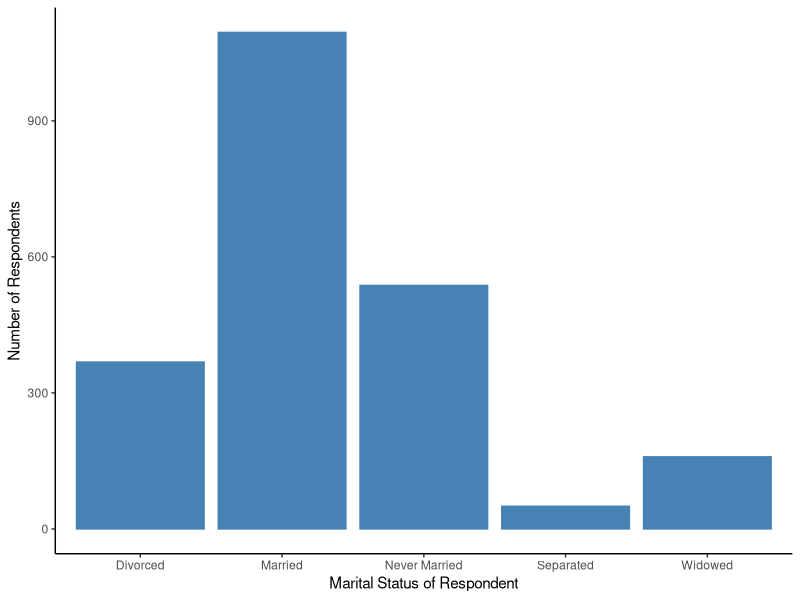
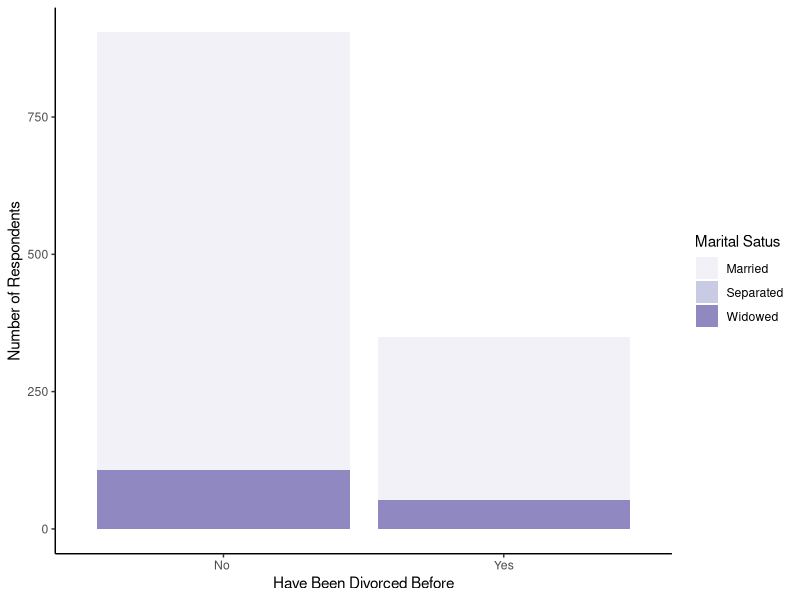
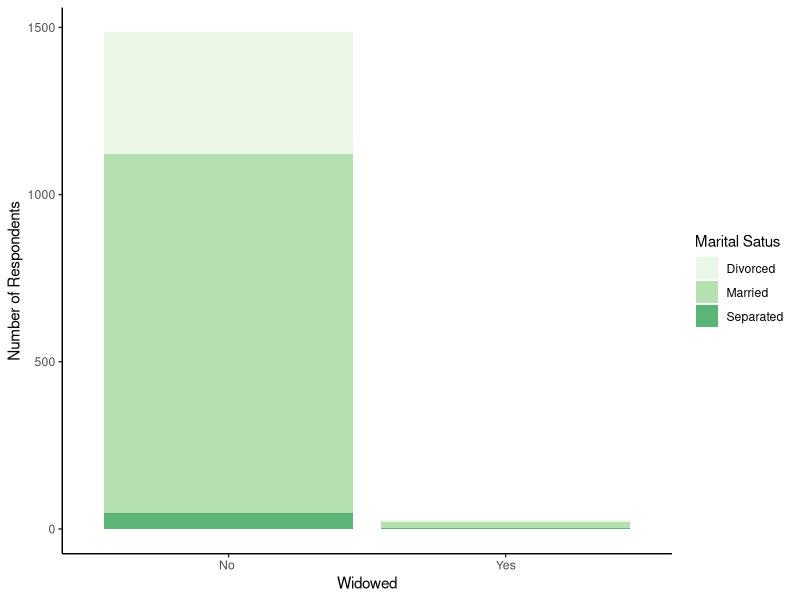
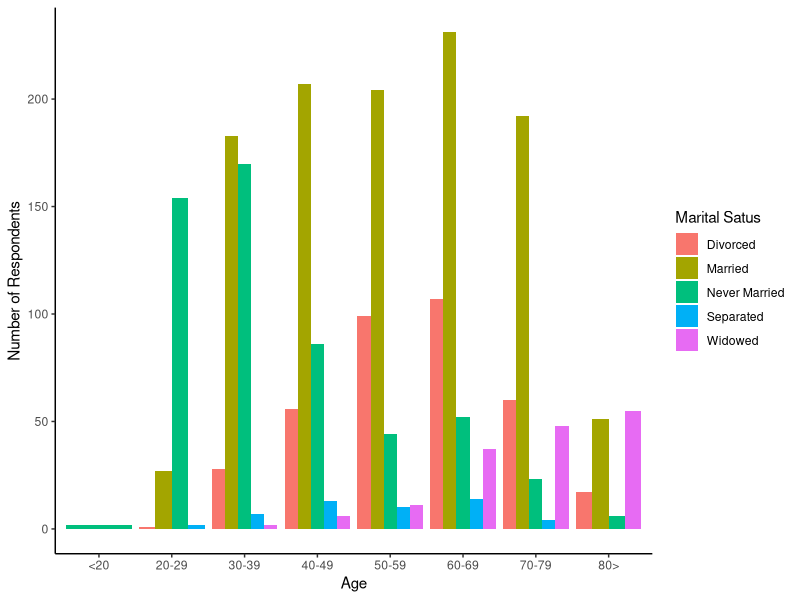
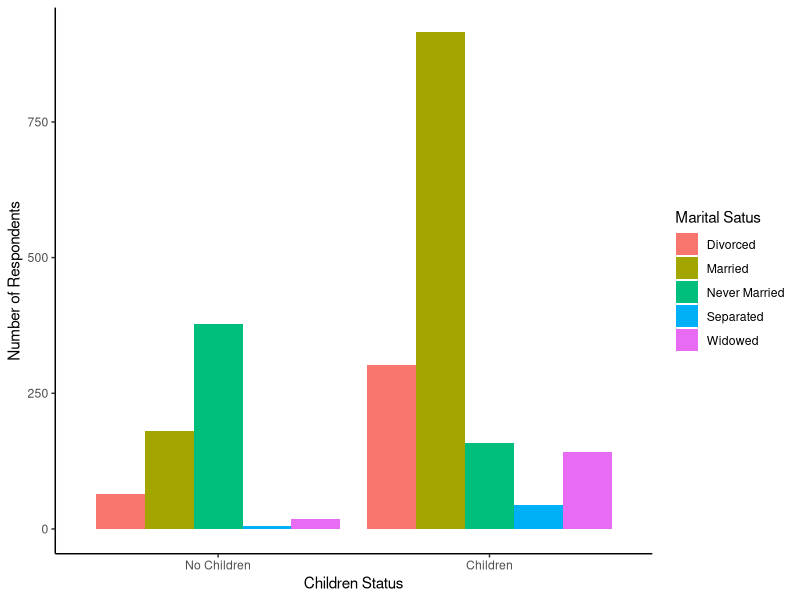
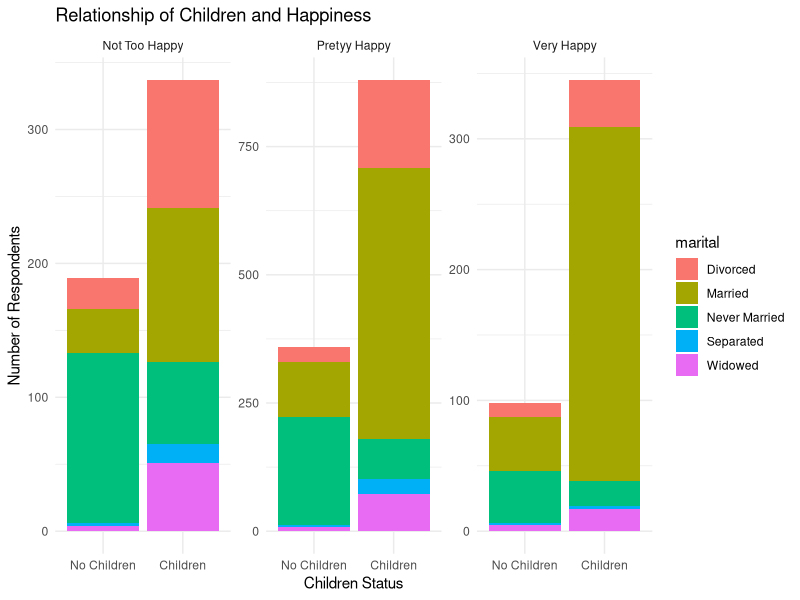
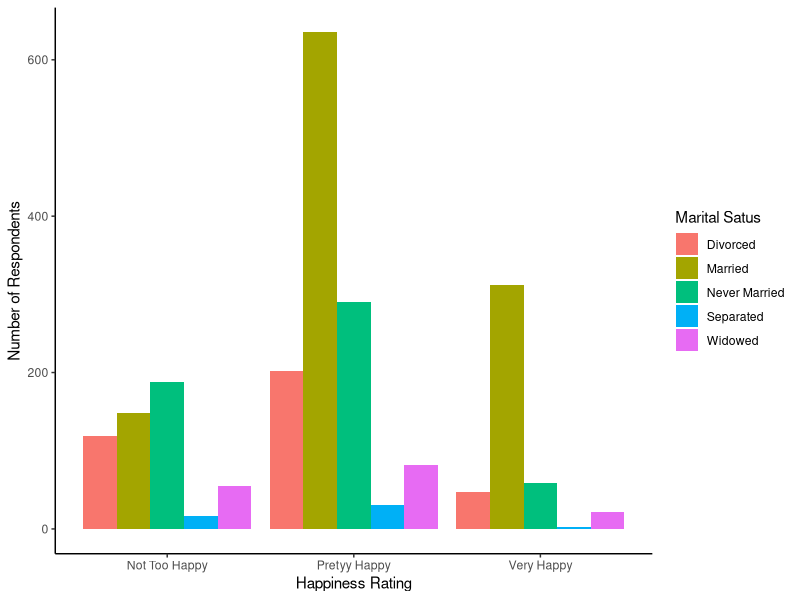
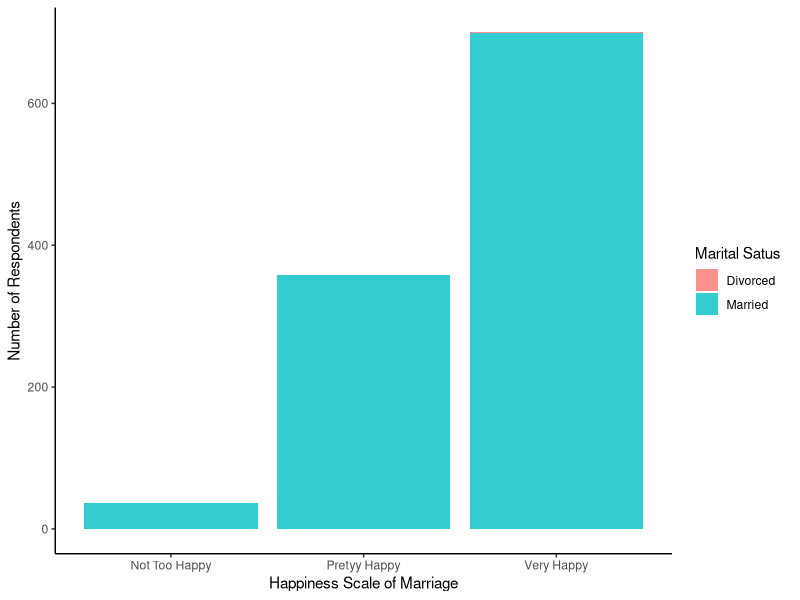

Generate these figures, in order, with R:
## ---- chunk 1
#knitr::opts_chunk$set(echo = TRUE)
library(haven)
library(knitr)
library(tidyverse)
library(tidyr)
library(dplyr)
#library(kableExtra)
## ---- chunk 2
data <-read.csv("prepared_gss.csv", header=T)
## ---- chunk 3
data |> 
  select(marital, happy, age, degree, income, relgion, life) |> 
  slice(1:10) |> 
  kable(
    caption = "First ten rows of a dataset of factors that contribute to commonality of marriage",
    col.names = c("Martial Satus", "Happy", 
                   "Age", "Degree", "Income", "Regligion", "Life"),
    digits = 1,
    booktabs = TRUE, 
    linesep = "")
## ---- chunk 4
# Graph 1: How many people are married
data |> 
  ggplot(aes(x = (marital))) +
  geom_bar(color = "steelblue", fill = "steelblue") +
  labs(x = "Marital Status of Respondent", y = "Number of Respondents") +
  theme_classic()
## ---- chunk 5
#Graph 2: From ucrrently married how many have been divorced or leg sep
divdata <- 
  data %>% 
  drop_na(divorce)

divdata |> 
  ggplot(aes(x = divorce, fill = marital)) +
  geom_bar(alpha = 0.8) +
  labs(x = "Have Been Divorced Before", y = "Number of Respondents" , fill = "Marital Satus ") +
  theme_classic() +
  scale_fill_brewer(palette = "Purples")
## ---- chunk 6
# Graph 3: If currently married, separated, or divorced: have you ever been widowed? 
widdata <- 
  data %>% 
  drop_na(widowed)

widdata |> 
  ggplot(aes(x = widowed, fill = marital)) +
  geom_bar(alpha = 0.8) +
  labs(x = "Widowed", y = "Number of Respondents" , fill = "Marital Satus ") +
  theme_classic() +
  scale_fill_brewer(palette = "Greens")
## ---- chunk 7
# Graph 8 age of peole 

beps <- 
  data |> 
  mutate(age = 
           case_when(age < 19 ~ "<20",
                     age < 29 ~ "20-29",
                     age < 39 ~ "30-39",
                     age < 49 ~ "40-49",
                     age < 59 ~ "50-59",
                     age < 69 ~ "60-69",
                     age < 79 ~ "70-79",
                     age < 90 ~ "80>"
           ),
         age = factor(age,
                            levels = c("<20",
                                       "20-29",
                                       "30-39",
                                       "40-49",
                                       "50-59",
                                       "60-69",
                                       "70-79",
                                       "80>"
                            )
         )
  )


beps |> 
  ggplot(aes(x = age, fill = marital)) +
  geom_bar(position = "dodge") +
  labs(x = "Age", y = "Number of Respondents" , fill = "Marital Satus ") +
  theme_classic()

## ---- chunk 8
# Graph 4 dealing with kids 

kiddata <- 
  data %>%
  mutate(agekdbrn = replace_na(agekdbrn, 0))

kidshave <- 
  kiddata |> 
  mutate(agekdbrn = 
           case_when(agekdbrn < 1 ~ "No Children",
                     agekdbrn < 58 ~ "Children"
           ),
         agekdbrn = factor(agekdbrn,
                            levels = c("No Children",
                                       "Children"

                            )
         )
  )


kidshave |> 
  ggplot(aes(x = agekdbrn, fill = marital)) +
  geom_bar(position = "dodge") +
  #geom_bar(color = "steelblue", fill = "steelblue") +
  labs(x = "Children Status", y = "Number of Respondents", fill = "Marital Satus ") +
  theme_classic()

## ---- chunk 9
#Graph 13 
kidshave  %>%  group_by(agekdbrn) %>% 
  ggplot(aes(x = agekdbrn, fill = marital)) + 
  geom_bar() +
  facet_wrap(~happy, scales = "free") +
  theme_minimal() + 
  labs(x = "Children Status", 
       y = "Number of Respondents",
       title = "Relationship of Children and Happiness") + 
  theme()

## ---- chunk 10
# Graph 5 how happy people were 

data |> 
  ggplot(aes(x = happy, fill = marital)) +
  geom_bar(position = "dodge") +
  #geom_bar(color = "steelblue", fill = "steelblue") +
  labs(x = "Happiness Rating", y = "Number of Respondents", fill = "Marital Satus ") +
  theme_classic()

## ---- chunk 11
# Graph 6 If currently married  how would you describe your marriage

hmardata <- 
  data %>% 
  drop_na(hapmar)

hmardata |> 
  ggplot(aes(x = hapmar, fill = marital)) +
  geom_bar(alpha = 0.8) +
  labs(x = "Happiness Scale of Marriage", y = "Number of Respondents" , fill = "Marital Satus ") +
  theme_classic()
## ---- chunk 12
#Graph 7 If currently unmarried  how would you describe your relationship 

hcordata <- 
  data %>% 
  drop_na(hapcohab)

 
hcordata |> 
  ggplot(aes(x = hapcohab, fill = marital)) +
  geom_bar(alpha = 0.8) +
  labs(x = "Happiness Scale of Cohabitation", y = "Number of Respondents" , fill = "Marital Satus ") +
  theme_classic()
## ---- chunk 13
# Graph 9 of people degree 


data %>%
  mutate(degree = fct_relevel(degree, 
                            "<High School", "High School", "Associate", 
                            "Bachelors", "Graduate")) %>%
  ggplot(aes(x = degree, fill = marital)) +
  geom_bar(position = "dodge") +
  labs(x = "Degree", y = "Number of Respondents" , fill = "Marital Satus ") +
  theme_classic()

## ---- chunk 14
# Graph 10 religion of people 
data  %>%  group_by(relgion) %>% 
  ggplot(aes(x = marital, fill = relgion))+
  geom_bar(alpha = 0.8)+
  labs(x = "Marital Status", 
       y = "Number of Respondents", fill = "Relgion") 

## ---- chunk 15
# Graph 12 of In general, do you find life exciting, pretty routine, or dull? 

data %>%
  mutate(life = fct_relevel(life, 
                              "Dull", "Routine", "Exciting")) %>%
  ggplot(aes(x = life, fill = marital)) +
  geom_bar(position = "dodge") +
  labs(x = "Life Rating", y = "Number of Respondent" , fill = "Marital Satus ") +
  theme_classic()
## ---- chunk 16
data %>%
  mutate(income = fct_relevel(income, 
                              "<$1,000", "$1,000 to $2,999",
                              "$3,000 to $3,999", "$4,000 to $4,999", 
                              "$5,000 to $5,999", "$6,000 to $6,999", 
                              "$7,000 to $7,999","$8,000 to $9,999", 
                              "$10,000 to $14,999", "$15,000 to $19,999", 
                              "$20,000 to $24,999", "$25,000 or more",
                              "Refused")) %>%
  ggplot(aes(y = income, fill = marital)) +
  geom_bar() +
  labs(x = "Number of Respondents", y = "Income" , fill = "Marital Satus ") +
  theme_classic()
